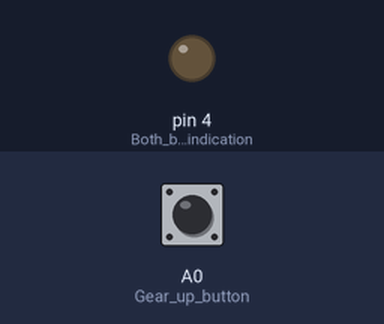
Bench run of a sketch on a simulated Arduino Uno, built with avr-gcc and run on an emulated ATmega328P. Parts: output pins drawn as LEDs (lit = HIGH). The test bench sets the inputs (shaded band); at power-on: A0 (Gear_up_button) LOW.

Above: at 1.2 s.
1.3 s: A0 (Gear_up_button) pulled HIGH for 0.15 s
At 2.4 s:
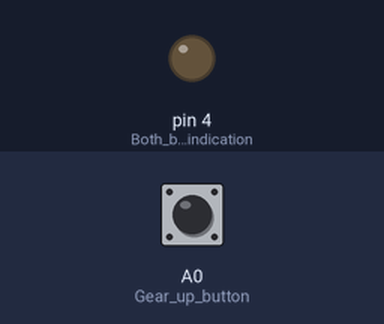
3.0 s: A0 (Gear_up_button) pulled HIGH for 3.2 s
At 4.5 s:
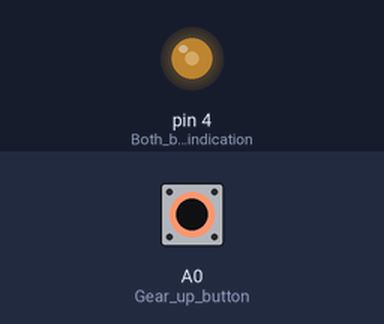
Timing chart, 0 to 7.7 s (numbered marks = the images above; inputs shaded):
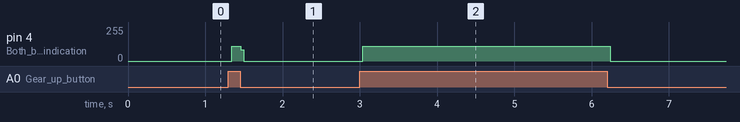

The sketch:

GEARSYSTEM.ino
```cpp
void setup() {
  // put your setup code here, to run once:
  pinMode(A0, INPUT); //Gear up button
  //pinMode(A1, INPUT); //Gear down button
  //pinMode(2, OUTPUT); //Gear up indication
  //pinMode(3, OUTPUT); //Gear down indication
  pinMode(4, OUTPUT); //Both button indication
  //digitalWrite(2, HIGH);
  //digitalWrite(3, HIGH);
  //digitalWrite(4, HIGH);
}

void loop() {
  // put your main code here, to run repeatedly:
  if (digitalRead(A0) == HIGH)
  {
    digitalWrite(4, HIGH);
   // digitalWrite(3, LOW);
    //digitalWrite(2, LOW);
  }
  if(digitalRead(A0) == LOW);
  {
    digitalWrite(4, LOW);
  }
  /*else if (digitalRead(A1) == HIGH)
  {
    digitalWrite(2, LOW);
    digitalWrite(3, HIGH);
    digitalWrite(4, LOW);
  }
  else if (digitalRead(A0) == HIGH && digitalRead(A1) == HIGH)
  {
    digitalWrite(4, LOW);
    digitalWrite(3, LOW);
    digitalWrite(2, HIGH);
  }
  else
  {
    digitalWrite(2, LOW);
    digitalWrite(3, LOW);
    digitalWrite(4, LOW);
  }*/
}
```

Measured:
- after the input at 1.3 s, pin 4 (Both_button_indication): 0/255 → 110/255 at once, → 0/255 0.12 s later
- after the input at 3.0 s, pin 4 (Both_button_indication): 0/255 → 110/255 at once, → 0/255 3.2 s later
